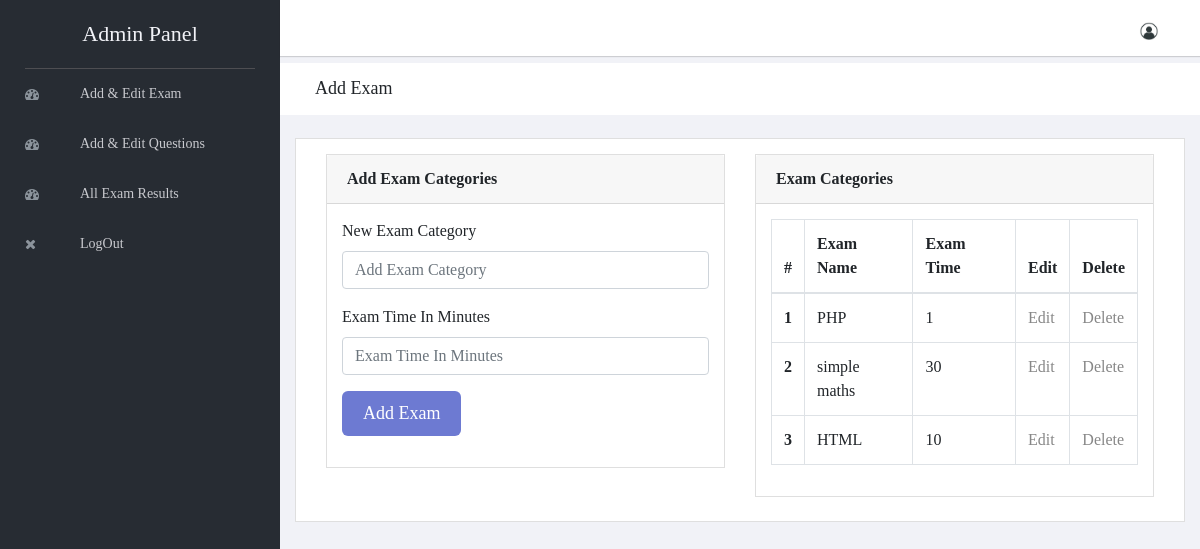
The page /admin/exam_category.php (signed in) on the database its author committed.
### tables this page shows
CREATE TABLE `exam_category` (
  `id` int(5) NOT NULL,
  `category` varchar(100) NOT NULL,
  `exam_time_in_minutes` varchar(5) NOT NULL
);

### admin/exam_category.php (the view, shortened to what this page needs)
<?php
include "header.php";
include_once "../connection.php";
    ?>
    <div class="breadcrumbs">
        <div class="col-sm-4">
            <div class="page-header float-left">
                <div class="page-title">
                    <h1>Add Exam</h1>
                </div>
            </div>
        </div>
    </div>
    <div class="content mt-3">
        <div class="animated fadeIn">
            <div class="row">
                <div class="col-lg-12">
                    <div class="card">
                        <form name="form1" action="" method="post">
                        <div class="card-body">
                            <div class="col-lg-6">
                                <div class="card">
                                    <div class="card-header"><strong>Add Exam Categories</strong>
                                    </div>
                                    <div class="card-body card-block">
                                        <div class="form-group"><label for="company"
                                                                       class=" form-control-label">New Exam
                                                Category</label><input type="text" name="examname"
                                                                       placeholder="Add Exam Category"
                                                                       class="form-control" required>
                                        </div>
                                        <div class="form-group"><label for="vat" class=" form-control-label">Exam Time
                                                In Minutes </label><input
                                                type="text"  placeholder="Exam Time In Minutes" class="form-control" name="examtime" required></div>
                                        <div class="form-group">
                                            <input type="submit" name="submit1" value="Add Exam" class="btn" style="background-color: #6D7AD2; color: #fff; padding: 8px 20px; font-size:18px; border-radius:6px;">
                                        </div>
                                    </div>
                                </div>
                            </div>
                            <div class="col-lg-6">
                                <div class="card">
                                    <div class="card-header">
                                        <strong class="card-title">Exam Categories</strong>
                                    </div>
                                    <div class="card-body">
                                        <table class="table table-bordered">
                                            <thead>
                                            <tr>
                                                <th scope="col">#</th>
                                                <th scope="col">Exam Name</th>
                                                <th scope="col">Exam Time</th>
                                                <th scope="col">Edit</th>
                                                <th scope="col">Delete</th>
                                            </tr>
                                            </thead>
                                            <tbody>
                                            <?php
                                            $count=0;
                                            $res=mysqli_query($link,"select * from exam_category");
                                            while($row=mysqli_fetch_array($res))
                                            {
                                           $count=$count+1;
                                                ?>
                                                <tr>
                                                    <th scope="row"><?php echo $count; ?></th>
                                                    <td><?php echo $row["category"]; ?></td>
                                                    <td><?php echo $row["exam_time_in_minutes"]; ?></td>
                                                    <td><a href="edit_exam.php?id=<?php echo $row["id"]; ?>">Edit</a></td>
                                                    <td><a href="delete.php?id=<?php echo $row["id"]; ?>">Delete</a></td>
                                                </tr>
                                                <?php
                                            }
                                            ?>
                                            </tbody>
                                        </table>
                                    </div>
                                </div>
                            </div>
                        </div>
                        </form>
                    </div>
                </div>
            </div>
        </div>
    </div>
<?php
include "footer.php";
?>

### rows shown on the page
exam_category: category "PHP", exam_time_in_minutes "1"
exam_category: category "simple maths", exam_time_in_minutes "30"
exam_category: category "HTML", exam_time_in_minutes "10"
